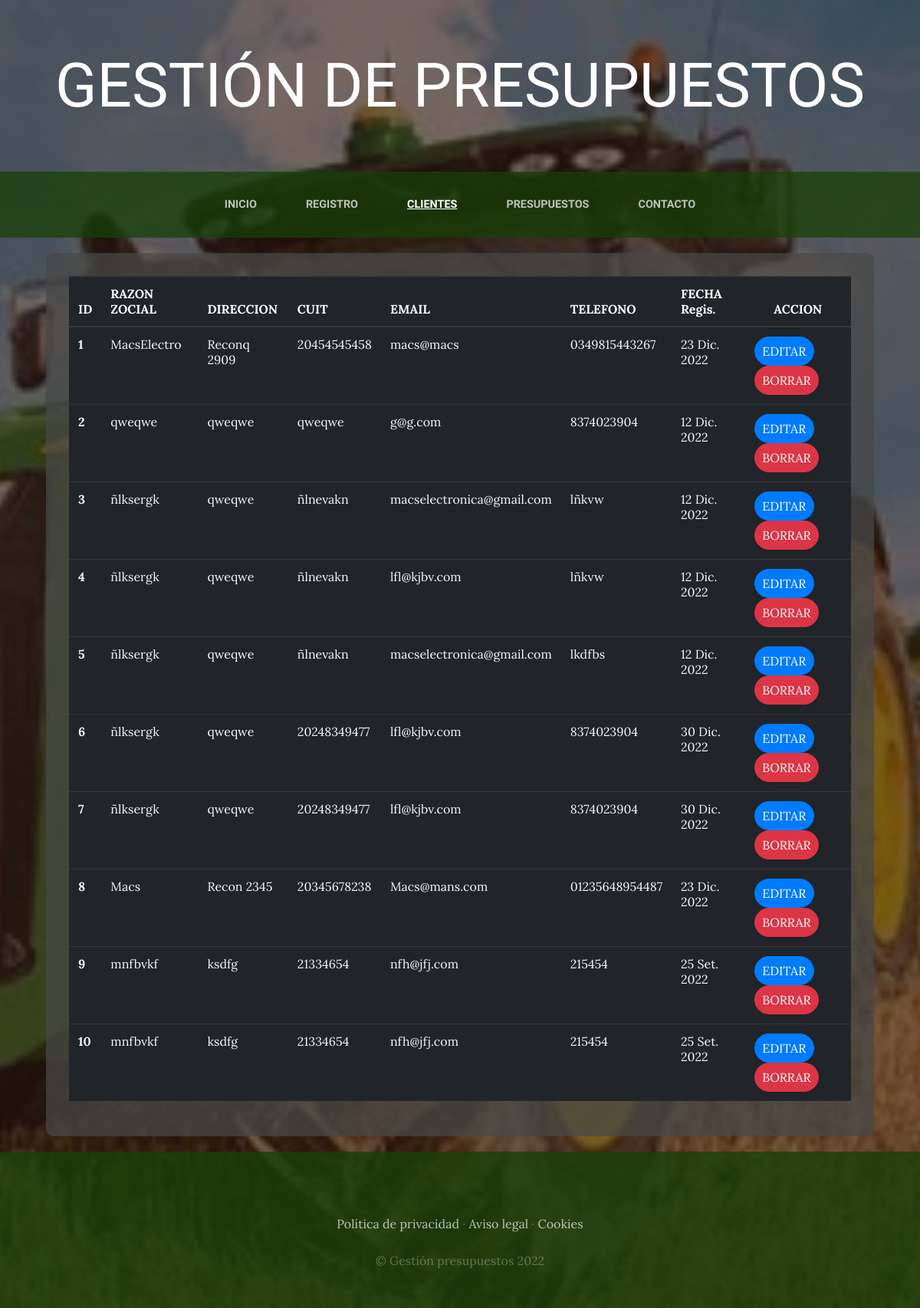
Page /clientes/ on the earlier database version.
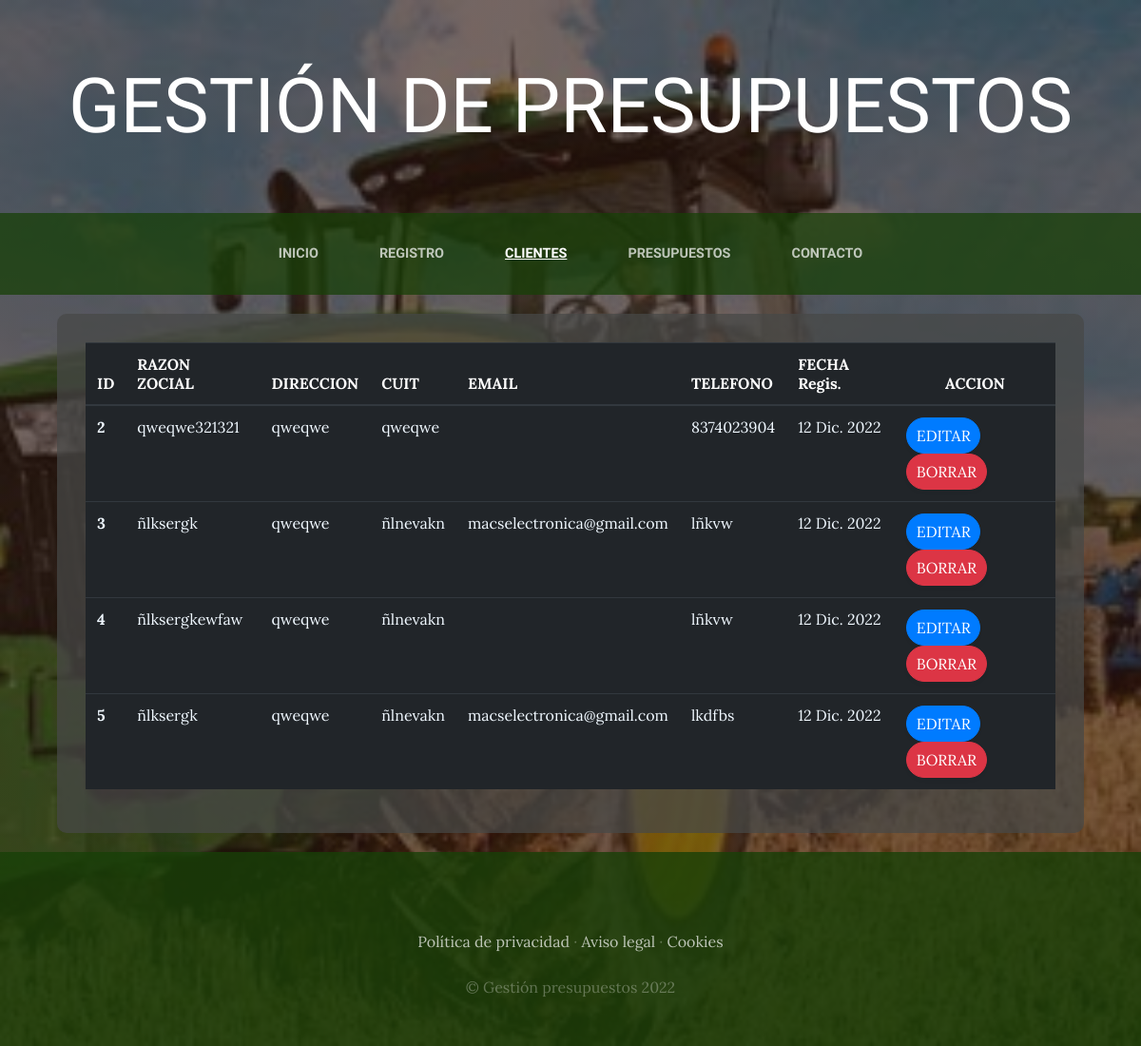
Same page on the later database version.
### clientes/models.py (models this page shows)
class Empresa(models.Model):
    razon_social=models.CharField(max_length=50)
    direccion=models.CharField(max_length=50)
    cuit=models.CharField(max_length=11)
    email=models.EmailField()
    telefono=models.CharField(max_length=14)
    fecha_registro=models.DateField()

### clientes/views.py (the view)
# urls.py: path('', include('clientes.urls')),
def clientes(request):
    empresa=Empresa.objects.all()
    return HttpResponse(render(request, 'clientes/clientes.html', {"empresa":empresa}))

### clientes/templates/clientes/clientes.html
{% extends "clientes/base.html" %}
{% load static %}
{% block content %}
<div class="contenedorTabla">
  <p>
    <table class="table table-dark table-hover">
      <thead>
        <tr>
          <th class="w3-large"style="color:#ffff" scope="row">ID</th>
          <th class="w3-large"style="color:#ffff" scope="row">RAZON ZOCIAL</th>
          <th class="w3-large"style="color:#ffff" scope="row">DIRECCION</th>
          <th class="w3-large"style="color:#ffff" scope="row">CUIT</th>
          <th class="w3-large"style="color:#ffff" scope="row">EMAIL</th>
          <th class="w3-large"style="color:#ffff" scope="row">TELEFONO</th>
          <th class="w3-large"style="color:#ffff" scope="row">FECHA Regis.</th>
          <th class="w3-large"style="color:#ffff; text-align: center;" scope="row">ACCION</th>
        </tr>
      </thead>
       {% for iten in empresa %}
          <tr>
              <th class="w3-large"style="color:aliceblue" scope="row"> {{iten.id}} </th>
              <td class="w3-large"style="color:aliceblue"> {{iten.razon_social}} </td>
              <td class="w3-large"style="color:aliceblue"> {{iten.direccion}} </td>
              <td class="w3-large"style="color:aliceblue"> {{iten.cuit}} </td>
              <td class="w3-large"style="color:aliceblue"> {{iten.email}} </td>
              <td class="w3-large"style="color:aliceblue"> {{iten.telefono}} </td>
              <td class="w3-large"style="color:aliceblue"> {{iten.fecha_registro}} </td>
              <td class="float-none">
                  <a class="btn btn-primary badge-pill" style="color:#ffff" href="{% url 'Edit_emp' iten.id %}">EDITAR</a>
                  <a class="btn btn-danger badge-pill"style="color:#ffff" href="{% url 'Eliminar_emp' iten.id %}">BORRAR</a>
              </td>
          </tr>
       {% endfor %}
     </table>
  </p>
</div>
{% endblock %}

### clientes/templates/clientes/base.html (shortened to what this page needs)
<html>
<head>
    {% load static %}
    <link href="{% static 'ProyectoClientes/vendor/bootstrap/css/bootstrap.min.css' %}" rel="stylesheet">
    <link href="{% static 'ProyectoClientes/css/gestion.css' %}" rel="stylesheet">
</head>
<body>
    <h1 class="site-heading text-center text-white d-none d-lg-block">
        <span class="site-heading-lower">Gestión de presupuestos</span>
      </h1>
 <nav class="navbar navbar-expand-lg navbar-dark py-lg-4" id="mainNav">
    <div class="container">
      <div class="collapse navbar-collapse" id="navbarResponsive">
        <ul class="navbar-nav mx-auto">
          <li class="nav-item {% if request.path == '/' %}active{% endif %} px-lg-4">
            <a class="nav-link text-uppercase text-expanded" href="{% url 'Home' %}">Inicio</a>
          </li>
          <li class="nav-item {% if request.path == '/registro/' %}active{% endif %} px-lg-4">
            <a class="nav-link text-uppercase text-expanded" href="{% url 'Registro' %}">registro</a>
          </li>
          <li class="nav-item {% if request.path == '/clientes/' %} active {% endif %} px-lg-4">
            <a class="nav-link text-uppercase text-expanded" href="{% url 'Clientes' %}">clientes</a>
          </li>
          <li class="nav-item {% if request.path == '/presupuestos/' %} active {% endif %} px-lg-4">
            <a class="nav-link text-uppercase text-expanded" href="{% url 'Presupuestos' %}">presupuestos</a>
          </li>
          <li class="nav-item {% if request.path == '/contacto/' %} active {% endif %} px-lg-4">
            <a class="nav-link text-uppercase text-expanded" href="{% url 'Contacto' %}">contacto</a>
          </li>
        </ul>
      </div>
    </div>
  </nav>
{% block content %}
{% endblock %}
    <footer class="footer text-faded text-center py-5">
      <div class="container">
        <p class="m-0 mbt">
        	<a href="sample.html" class="link">Política de privacidad</a> ·
        	<a href="sample.html" class="link">Aviso legal</a> ·
        	<a href="sample.html" class="link">Cookies</a>
		</p>
        <p class="m-0 mbt1">&copy; Gestión presupuestos 2022</p>
      </div>
	</footer>
</body>
</html>

### clientes/static/ProyectoClientes/css/gestion.css (style rules this page uses)
body { font-family: 'Lora'; background: linear-gradient(rgba(47, 23, 15, 0.65), rgba(47, 23, 15, 0.65)), url("../img/bg_main.jpg"); background-attachment: fixed; background-position: center; background-size: cover; }
h1, h2, h3, h4, h5, h6 { font-family: 'Raleway'; }
p { line-height: 1.75; }
.text-faded { color: rgba(255, 255, 255, 0.3); }
.site-heading { margin-top: 5rem; margin-bottom: 5rem; text-transform: uppercase; line-height: 1; font-family: 'Raleway'; }
.site-heading .site-heading-lower { font-size: 5rem; font-weight: 100; line-height: 4rem; }
#mainNav { background-color: rgba(24, 64, 8, 0.74); font-family: 'Raleway'; }
#mainNav .navbar-nav .nav-item .nav-link { color: rgba(255, 255, 255, 0.7); font-weight: 800; }
#mainNav .navbar-nav .nav-item.active .nav-link { color: #ffffff; text-decoration: underline; }
@media (min-width: 992px) { #mainNav .navbar-nav .nav-item .nav-link { font-size: 0.9rem; } }
.footer { background-color: rgba(24, 64, 8, 0.8); }
.btn { box-shadow: 0px 3px 3px 0px rgba(33, 37, 41, 0.1); }
.mbt { padding-top: 2rem; }
.mbt1 { padding-top: 1.25rem; }
a.link { color: rgba(255, 255, 255, 0.7); }
.contenedorTabla { background-color: rgba(72, 73, 71, 0.733); width: 90%; margin: 20px auto; border-radius: 10px; padding: 30px 30px; }

Differences in the rows shown:
removed Empresa: id "1", razon_social "MacsElectro", direccion "Reconq 2909", cuit "20454545458", email "macs@macs", telefono "0349815443267", fecha_registro "23 Dic. 2022"
removed Empresa: id "6", razon_social "ñlksergk", direccion "qweqwe", cuit "20248349477", email "lfl@kjbv.com", telefono "8374023904", fecha_registro "30 Dic. 2022"
removed Empresa: id "7", razon_social "ñlksergk", direccion "qweqwe", cuit "20248349477", email "lfl@kjbv.com", telefono "8374023904", fecha_registro "30 Dic. 2022"
removed Empresa: id "8", razon_social "Macs", direccion "Recon 2345", cuit "20345678238", email "Macs@mans.com", telefono "01235648954487", fecha_registro "23 Dic. 2022"
removed Empresa: id "9", razon_social "mnfbvkf", direccion "ksdfg", cuit "21334654", email "nfh@jfj.com", telefono "215454", fecha_registro "25 Set. 2022"
removed Empresa: id "10", razon_social "mnfbvkf", direccion "ksdfg", cuit "21334654", email "nfh@jfj.com", telefono "215454", fecha_registro "25 Set. 2022"
changed Empresa id 2: razon_social "qweqwe" → "qweqwe321321"; email "g@g.com" → (not shown)
changed Empresa id 4: razon_social "ñlksergk" → "ñlksergkewfaw"; email "lfl@kjbv.com" → (not shown)
